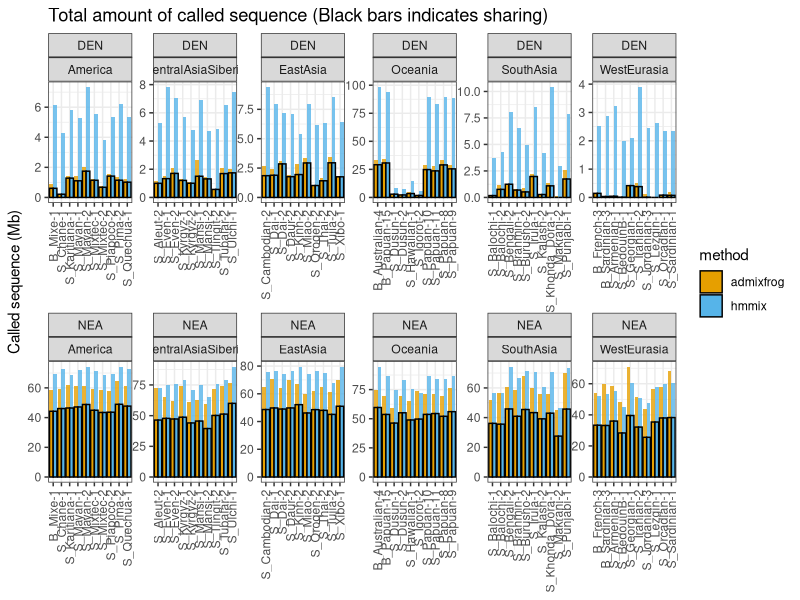
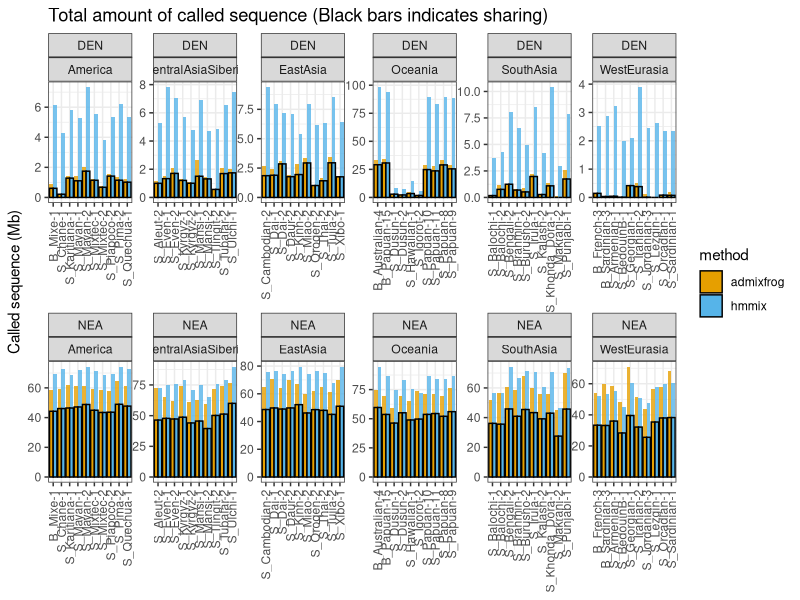

Write the R code that produced these figures, in order.
library(ggplot2)
library(dplyr)
options(dplyr.print_max = 1e9)

# Plot overlap
data = read.table('hmmix_admixfrog.txt', header = T, sep = '\t') %>%
	filter(!name %in% c('S_Eskimo_Chaplin-1', 'S_Eskimo_Naukan-1', 'S_Eskimo_Naukan-2', 'S_Eskimo_Sireniki-1'))



data %>%
	mutate(percent_found = shared/total * 100) %>%
	group_by(archaic, method) %>%
	#filter(method == 'hmmix') %>%
	summarize(average = mean(percent_found, na.rm = TRUE))



data %>%
	mutate(percent_found = shared/total * 100) %>%
	filter(archaic != 'BOTH') %>%
	group_by(archaic, region, method) %>%
	summarize(method_found = mean(total), average = mean(percent_found, na.rm = TRUE)) %>%
	arrange(region, archaic, method)




to_keep = data %>%
	filter(archaic == 'BOTH', method == 'hmmix') %>%
	group_by(region) %>%
	sample_n(10) %>%
	select(name)

data %>%
	filter(archaic != 'BOTH', name %in% to_keep$name) %>%
	ggplot() +
	geom_bar(aes(x = name, y = total/1000, fill = method), position = 'dodge', stat = 'identity', alpha = 0.8) +
	geom_bar(aes(x = name, y = shared/1000, fill = method),  color = 'black', position = 'dodge', stat = 'identity') +
	facet_wrap(archaic~region, scale = 'free', nrow = 2) +
	scale_fill_manual(values = c("#E69F00", "#56B4E9")) +
	theme_bw() +
	theme(panel.spacing.x=unit(0.0, "lines"), 
        panel.spacing=unit(0,"lines"),
        
        axis.title.x=element_blank(),
        #axis.text.x=element_blank(),
        #axis.ticks.x=element_blank(),
        axis.text.x = element_text(angle = 90, vjust = 0.5, hjust=1)) +
	ylab('Called sequence (Mb)') +
	ggtitle('Total amount of called sequence (Black bars indicates sharing)')

ggsave('8_Admixfrog_compare_to_hmmix.pdf', width = 12)


